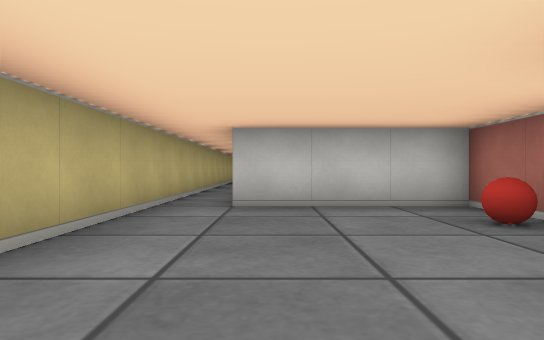
[1] (above)

15 first-person views from a walk through a cub3D level. The camera is about half as high as the walls, looks level and sees 75° across. The floor is counted in squares. Each view is taken from the middle of a square. On the plan, view 1 faces up. The plan holds only what a view shows up to about 9 squares ahead; the rest is blank.

[2]
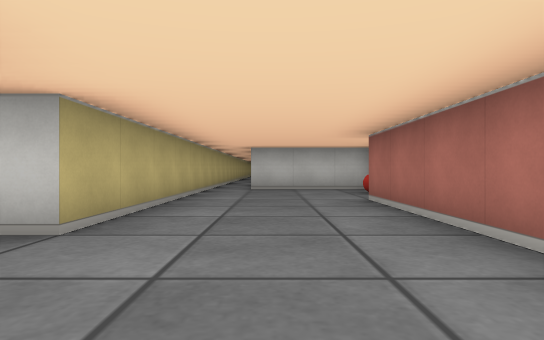

[3]
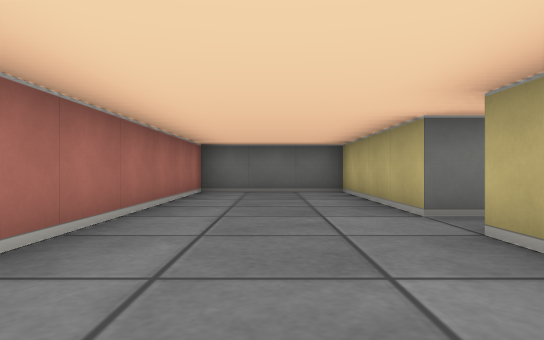

[4]
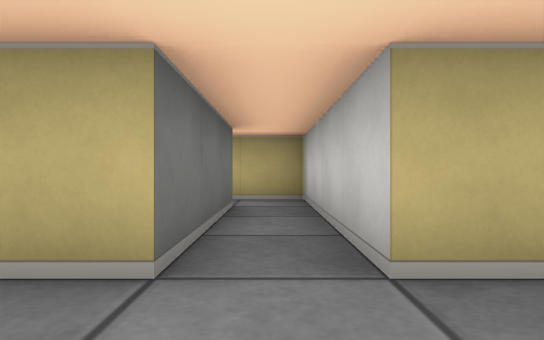

[5]
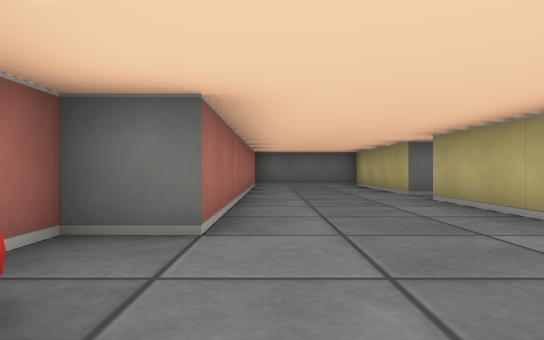

[6]
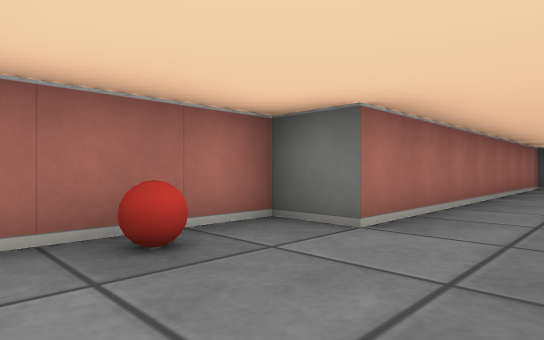

[7]
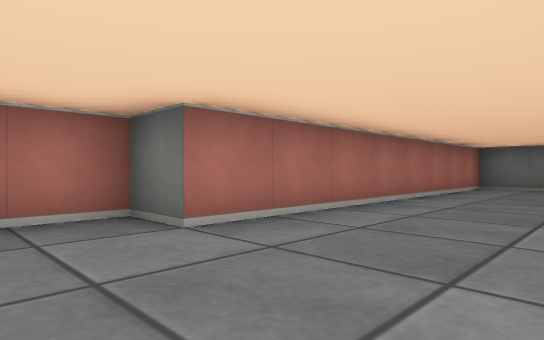

[8]
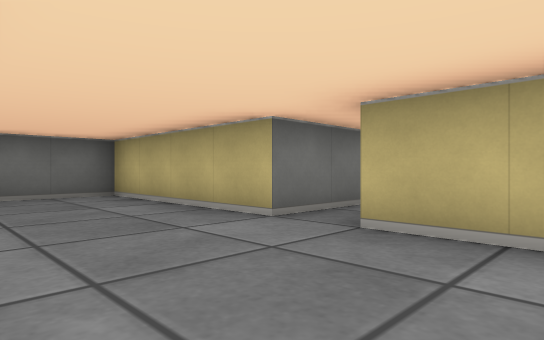

[9]
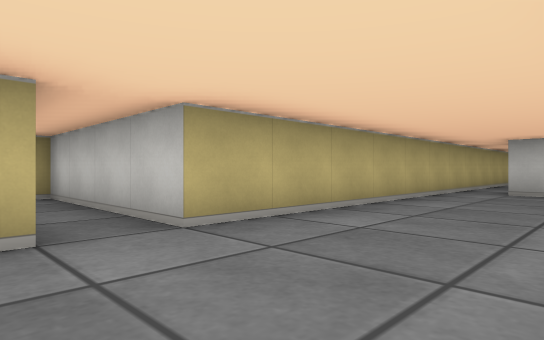

[10]
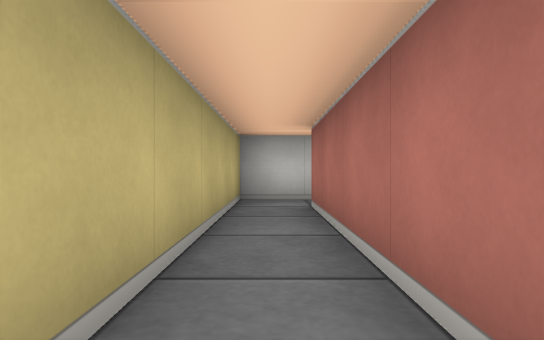

[11]
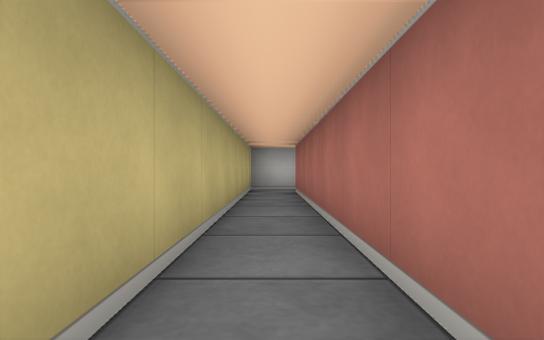

[12]
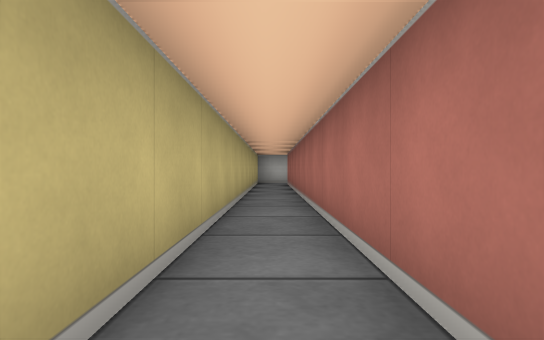

[13]
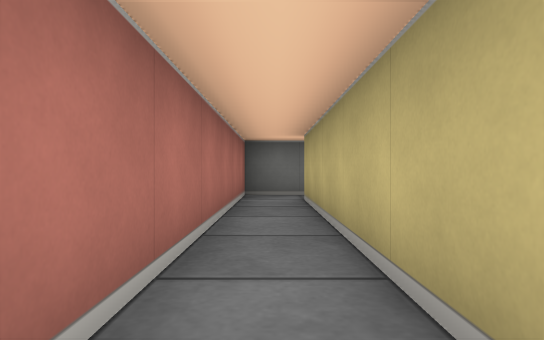

[14]
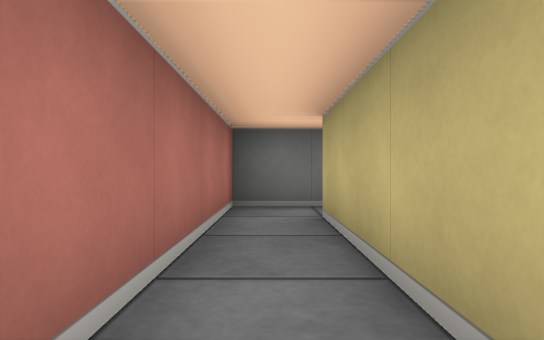

[15]
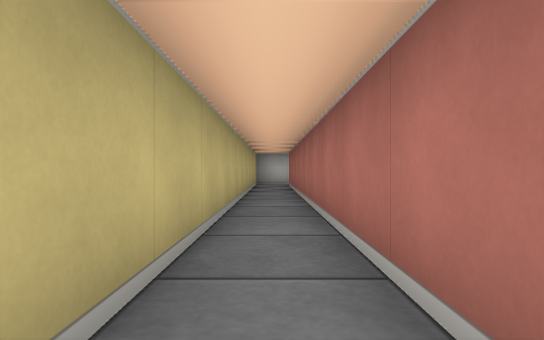

### Floor plan
Ten units are one square. View 1 is at (0, 0); x grows to the right and y downward. Boxes are objects, and circles mark ways between rooms. Rooms are numbered by the first view taken in them; rooms with no view inside come last. Other rooms are left out.
<svg viewBox="-60 -50 90 220">
<path fill="none" stroke="#000" d="M-45 25 -15 25 -15 65 15 65 15 -15 25 -15 25 -45 -5 -45M-15 -45 -15 15 -45 15M-45 165 -45 25M-45 15 -55 15 -55 165"/>
<rect x="15" y="-35" width="10" height="10" fill="#bbb"><title>ball</title></rect>
<circle cx="-40" cy="20" r="3" fill="#2a7"/>
<text x="0" y="10">1</text>
<text x="-50" y="90">2</text>
</svg>
Room 1 opens to room 2.

Where each view was taken, in squares from view 1:
view 1: 0 up, 0 right, facing up
view 2: 4 down, 0 right, facing up
view 3: 1 up, 0 right, facing down
view 4: 2 down, 0 right, facing left
view 5: 4 up, 1 right, facing down
view 6: 4 up, 0 right, facing down-right
view 7: 3 up, 1 left, facing down-right
view 8: 0 up, 1 right, facing down-left
view 9: 3 down, 1 right, facing up-left
view 10: 7 down, 5 left, facing up
view 11: 10 down, 5 left, facing up
view 12: 14 down, 5 left, facing up
view 13: 11 down, 5 left, facing down
view 14: 13 down, 5 left, facing down
view 15: 13 down, 5 left, facing up
